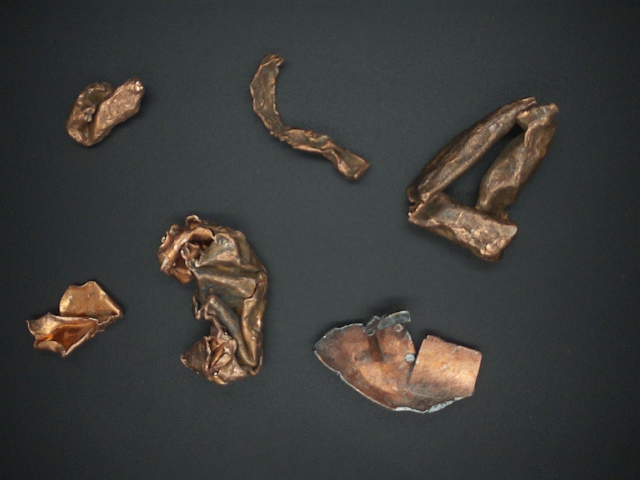
#> input picture data/images/dataset_4/copper/copper_1.png, 640 x 480 px, found by its file name
$ python check_threshold.py
#> lines starting #> are read from the running program, lines starting #| are printed output that depends on the picture; after the words box and inside, x2 and y2 are one past the last pixel; in counts of white or black regions, pixels touching at a corner belong together
### src/detector/utils.py
"""
Detector
utils.py
"""

import numpy as np
import cv2

from src import utils as ut


# Reduce noise
def reduce_noise(image: np.ndarray, ksize: tuple = (31, 31)) -> np.ndarray:
    """
    Reduce noise in the image using Gaussian blur.

    Args:
        image (np.ndarray): The input image.
        ksize (tuple): size.

    Returns:
        np.ndarray: The denoised image.
    """
    # Apply Gaussian blur to reduce noise
    denoised_image = cv2.GaussianBlur(image, ksize, 0)
    return denoised_image


# Delete small labels
def delete_small_labels(thresh_image: np.ndarray, min_area: int = 135, verbose: bool = True) -> np.ndarray:
    """
    Delete small labels

        Args:
            thresh_image (np.ndarray): The input image.
            min_area (int): The minimum area.

        Returns:
            np.ndarray: The filtered image."""
    num_labels, labels, stats, centroids = cv2.connectedComponentsWithStats(thresh_image)
    # Shoe the number of detected objects
    if verbose:
        print(f'Number of detected ogjects: {num_labels - 1}')  # Rest the background
    # Create a new image for large components
    filtered_image = np.zeros_like(thresh_image)

    # Filter small components
    for label in range(1, num_labels):  # Skip the background (label 0)
        area = stats[label, cv2.CC_STAT_AREA]
        if area >= min_area:
            if verbose:
                print(f'Object {label} Area:', area)
            # If the area is greater than the threshold, keep the component
            filtered_image[labels == label] = 255  # Assign the white value to the large components
    return filtered_image


# Segment image to binary
def segment(gray_image: np.ndarray, thresh: int = 150, min_area: int = 135,
            flat_field: np.ndarray = None, verbose: bool = False) -> np.ndarray:
    """
    segment Image

    Mode 1
    """

    if flat_field is not None:
        difference = cv2.absdiff(gray_image, flat_field)
        # Threshold
        # thresh = 20
        _, threshold = cv2.threshold(difference, thresh, 255, cv2.THRESH_BINARY)
    else:
        # binary threshold Manual setting the threshold
        # thresh = 90 # 150 # 85
        _, threshold = cv2.threshold(gray_image, thresh, 255, cv2.THRESH_BINARY)

        # [11 lines of commented-out code are left out]
    threshold = delete_small_labels(threshold, min_area, verbose)

    return threshold

# def segment_image_m1(gray_image: np.ndarray) -> np.ndarray:
#     """
#     segment Image

#     Mode 1
#     """
#     # Apply binary threshold
#     _, thresh = cv2.threshold(gray_image, 0, 255, cv2.THRESH_BINARY_INV + cv2.THRESH_OTSU)
#     # reverse
#     # Invertir la imagen (objetos en blanco, fondo en negro)
#     inverted_thresh = cv2.bitwise_not(thresh)

#     # Method 1
#     # Encontrar los componentes conectados
#     num_labels, labels = cv2.connectedComponents(inverted_thresh)
#     # Mostrar la cantidad de objetos detectados
#     print(f'Número de objetos detectados: {num_labels - 1}')  # Restamos 1 para ignorar el fondo
#     # Opcional: Colorear cada componente en una imagen de salida
#     output = cv2.cvtColor(inverted_thresh, cv2.COLOR_GRAY2BGR)
#     colors = np.random.randint(0, 255, size=(num_labels, 3), dtype=int)
#     for label in range(1, num_labels):  # Saltamos el fondo
#         output[labels == label] = colors[label]

#     # Method 2
#     # Encontrar contornos (ignorando los agujeros)
#     contornos, _ = cv2.findContours(inverted_thresh, cv2.RETR_EXTERNAL, cv2.CHAIN_APPROX_SIMPLE)
#     # Contar los contornos encontrados
#     num_objetos = len(contornos)
#     print(f'Número de objetos detectados: {num_objetos}')
#     # Opcional: Dibujar los contornos sobre la imagen original
#     imagen_con_contornos = cv2.cvtColor(inverted_thresh, cv2.COLOR_GRAY2BGR)
#     # Encontrar el contorno con mayor área
#     contorno_mas_grande = max(contornos, key=cv2.contourArea)
#     cv2.drawContours(imagen_con_contornos, [contorno_mas_grande], -1, (0, 255, 0), 2)
#     # Crear una máscara negra del mismo tamaño que la imagen binaria
#     mascara = np.zeros_like(inverted_thresh)
#     # Dibujar el contorno más grande en blanco en la máscara
#     cv2.drawContours(mascara, [contorno_mas_grande], -1, 255, thickness=cv2.FILLED)
#     # Poner todo lo que está fuera del contorno a negro
#     b = inverted_thresh.copy()
#     b[mascara == 0] = 0

#     return b


# [23 lines left out: function get_mean_color_from_image, not called in this run]


def get_mean_color_from_label(label: int, labels: np.ndarray, image: np.ndarray) -> tuple[int, int, int]:
    """
    Get the mean color of a region in the image specified by the label.

    Args:
        label (int): The label of the region.
        labels (np.ndarray): The labeled image.
        image (np.ndarray): The original image.

    Returns:
        tuple: The mean color of the region as a tuple of three integers (B, G, R).
    """
    # Create a mask for the region with the specified label
    mask = (labels == label).astype(np.uint8)

    # Calculate the mean color of the region in the original image
    mean_color = cv2.mean(image, mask=mask)[:3]  # Ignore the alpha channel if present

    # Convert the mean color to integers
    mean_color = tuple(map(int, mean_color))

    return mean_color


# [21 lines left out: function get_gravity_center, not called in this run]

### src/detector/color_detector.py
"""
color_detector.py
"""

import numpy as np
import cv2

from src.detector.base_detector import BaseDetector, DetectorException
from src.detector.detector_type import DetectorType

from src.detector import utils as dut
from src.piece.piece import Piece
# import src.utils as ut


class ColorDetectorException(DetectorException):
    """
    Exception class for color detector errors.
    """


class ColorDetector(BaseDetector):
    """
    A color detector class implementing the DetectorInterface to detect specific colors in an image.
    """

    def __init__(self, name: str = 'detector-image-color', thresh: int = 150, min_area: int = 300):
        """
        Initializes the color detector.

        Args:
            target_color_lower (tuple): The lower bound of the color in HSV format (e.g., (0, 100, 100)).
            target_color_upper (tuple): The upper bound of the color in HSV format (e.g., (10, 255, 255)).
        """
        self._name = name
        self._status = "idle"
        self._type = DetectorType.COLOR_DETECTOR

        self.detection_result = None

        self._min_area = min_area
        self._thresh = thresh
        self._flat_field = None

    # [50 lines left out: functions flat_field, flat_field, reset, get_status, get_type, initialize, not called in this run]

    def detect(self, image: np.ndarray,
               merge_pieces: bool = True, verbose: bool = False) -> tuple[np.ndarray, list[Piece]]:
        """
        Detects a specific color in the provided image.

        Args:
            image (np.ndarray): an image.

        Returns:
            np.ndarray: The processed image after noise reduction and segmentation.
            list[Pieces]: A list of pieces.
        """

        # Resize image
        # image = cv2.resize(image, (640, 640))

        # Reduce noise
        noise_free_image = dut.reduce_noise(image, (31, 31))

        # Convert to gray
        gray_image = cv2.cvtColor(noise_free_image, cv2.COLOR_BGR2GRAY)
        # ut.show_image(gray_image)

        # # Segment image
        # threshold_image = dut.segment(gray_image, self._min_area, verbose)

        # Segment image 2
        threshold_image = dut.segment(gray_image, thresh=self._thresh,
                                      min_area=self._min_area, flat_field=self._flat_field,
                                      verbose=verbose)
        # [13 lines of commented-out code are left out]
        eroded_image = threshold_image.copy()
        # threshold_image = eroded_image.copy()

        num_labels, labels, stats, centroids = cv2.connectedComponentsWithStats(eroded_image)
        # ut.show_image(threshold_image)
        # cv2.waitKey(1)

        # join close components
        if merge_pieces:    # Recorremos cada par de componentes (ignoramos el fondo: label 0)
            grow_rectangle = 3  # Tolerance for merging components
            for i in range(1, num_labels):
                x1, y1, w1, h1, _ = stats[i]
                rect1 = (x1 - grow_rectangle,
                         y1 - grow_rectangle,
                         x1 + w1 + grow_rectangle*2,
                         y1 + h1 + grow_rectangle*2)  # (x1_min, y1_min, x1_max, y1_max)

                for j in range(i + 1, num_labels):
                    x2, y2, w2, h2, _ = stats[j]
                    rect2 = (x2 - grow_rectangle,
                             y2 - grow_rectangle,
                             x2 + w2 + grow_rectangle*2,
                             y2 + h2 + grow_rectangle*2)  # (x1_min, y1_min, x1_max, y1_max)

                    # Verificar si las bounding boxes se tocan o se solapan
                    intersectan = not (
                        rect1[2] < rect2[0] or rect2[2] < rect1[0] or
                        rect1[3] < rect2[1] or rect2[3] < rect1[1]
                    )

                    if intersectan:
                        # Obtener los centros
                        centro1 = tuple(map(int, centroids[i]))
                        centro2 = tuple(map(int, centroids[j]))

                        # Dibujar línea blanca que los una
                        cv2.line(eroded_image, centro1, centro2, 255, thickness=2)
            num_labels, labels, stats, centroids = cv2.connectedComponentsWithStats(eroded_image)

        # Create Pieces
        pieces: list[Piece] = []

        for label in range(1, num_labels):
            x, y, w, h, area = stats[label]

            # Why? TODO - Check
            # mean_color = dut.get_mean_color_from_image(threshold_image, image)
            # position = dut.get_gravity_center(threshold_image)
            mean_color = None
            position = None

            piece = Piece(id=label, name='piece', bbox=(int(x), int(y), int(w), int(h)),
                          mean_color=mean_color, position=position, area=int(area))

            # # Change to LAB format
            # image_lab = cv2.cvtColor(image, cv2.COLOR_BGR2Lab)
            # image = image_lab
            piece.add_mean_color(dut.get_mean_color_from_label(label, labels, image))
            piece.add_position(tuple(map(int, centroids[label])))

            pieces.append(piece)

        # Draw images
        if 0:
            gray_image_bgr = cv2.cvtColor(gray_image, cv2.COLOR_GRAY2BGR)
            threshold_image_bgr = cv2.cvtColor(threshold_image, cv2.COLOR_GRAY2BGR)
            eroded_image_bgr = cv2.cvtColor(eroded_image, cv2.COLOR_GRAY2BGR)
            for piece in pieces:
                piece.draw(eroded_image_bgr)
            row1 = cv2.hconcat([image, gray_image_bgr])
            row2 = cv2.hconcat([threshold_image_bgr, eroded_image_bgr])
            matrix = cv2.vconcat([row1, row2])
            cv2.imshow('Video Threshold process', matrix)

        return eroded_image, pieces

    # [6 lines left out: function release, not called in this run]

### src/piece/piece.py
"""
piece.py
"""
from __future__ import annotations

import time
import json
import numpy as np

import cv2

from src.classifier import MaterialEn, LabClassifier
from src.utils import bgr_to_lab


class Piece:
    """
    Class BasePiece to store data about a piece.

    Attributes:
        name (str): The name of the piece.
        category (MaterialEn): The category of the piece.
        bbox (tuple): (x, y, w, h)
        mean_colors (list): A list of dictionaries with mean color and time.
        positions (list): A list of dictionaries with position and time.
        areas (list): A list of dictionaries with area and time.
        speed (tuple): The speed of the piece as a tuple of two numbers (vx, vy).

    Methods:
        add_mean_color: Add a new mean color with the current time.
        calculate_mean_color: Calculate the overall mean color using all mean colors.
        add_position: Add a new position with the current time.
        calculate_speed: Calculate the speed of the piece using the positions and times.
        get_bbox_points: Get bounding box points.
        draw: Draw the piece information on the image.
        update: Update with other piece.
    """

    def __init__(self, id: int, name: str = 'unknown', category: MaterialEn = MaterialEn.UNKNOWN,
                 bbox: tuple | None = None,
                 mean_color: tuple | None = None, position: tuple | None = None, area: int | None = None,
                 speed: float | None = None):
        """
        Initialize a BasePiece instance.

        Args:
            id (int): The id of the piece.
            name (str): The name of the piece.
            category (str): The category of the piece.
            bbox (tuple): (x, y, w, h).
            mean_color (tuple): (B, G, R).
            position (tuple): (x, y).
            area (int): The area of the piece in pixels.
            speed (tuple): The speed of the piece as a tuple of two numbers (vx, vy).
        """

        self._id = id
        self._name = name
        self._category = category
        self._bbox = bbox

        self._mean_colors = []
        if mean_color is not None:
            self.add_mean_color(mean_color)

        self._positions = []
        if position is not None:
            self.add_position(position)

        self._areas = []
        if area is not None:
            self.add_area(area)

        self._speed = speed

    # [238 lines left out: functions id, id, name, name, category, category and 13 more, not called in this run]

    # ----- Mean color functions

    def add_mean_color(self, mean_color: tuple[int, int, int]) -> None:
        """
        Add a new mean color with the current time.

        Args:
            mean_color (tuple): The mean color of the piece as a tuple of three integers (B, G, R).
        """
        if not (isinstance(mean_color, tuple) and len(mean_color) == 3 and all(isinstance(i, int) for i in mean_color)):
            raise ValueError("Mean color must be a tuple of three integers")
        self._mean_colors.append({'mean_color': mean_color, 'time': time.time()})

    # [48 lines left out: functions calculate_mean_color, calculate_mean_color_lab, calculate_category, not called in this run]

    # ----- Position functions

    def add_position(self, position: tuple[float, float]) -> None:
        """
        Add a new position with the current time.

        Args:
            position (tuple): The position of the piece as a tuple of two numbers (x, y).

        Raises:
            ValueError: If the position is not a tuple of two numbers (int or float).
        """
        if not (isinstance(position, tuple) and len(position) == 2 and
                all(isinstance(i, (int, float)) for i in position)):
            raise ValueError("Position must be a tuple of two numbers (int or float)")
        self._positions.append({'position': position, 'time': time.time()})

    # [13 lines left out: function get_last_positon, not called in this run]

    # ----- Area functions

    def add_area(self, area: int) -> None:
        """
        Add a new area with the current time.

        Args:
            area (int): The area of the piece in pixels.

        Raises:
            ValueError: If the area is not an integer.
        """
        if not isinstance(area, int):
            raise ValueError("Area must be an integer")
        self._areas.append({'area': area, 'time': time.time()})

    # [138 lines left out: functions calculate_area, calculate_speed, update, draw, pack, not called in this run]

### extra_scripts/check_threshold.py

"""
Check segmentation
"""

import cv2

from src.detector.color_detector import ColorDetector


def main() -> None:
    """
    Main function to check segmentation.
    """
    detector = ColorDetector(thresh=80, min_area=1000)
    # detector.flat_field = cv2.imread('data/images/background/background_1.png')

    image_paths = [
        'data/images/dataset_4/copper/copper_1.png',
        'data/images/dataset_4/brass/brass_1.png',
    ]
    # for i in range(0, 1):
    #     image_path.append(f'data/images/samples/sequence/sequence_sample_1/sample_{i}.png')

    for image_path in image_paths:
        image = cv2.imread(image_path)
#> image is the input picture: shape (480, 640, 3); mean B, G, R 57.7, 60.3, 60.4

        t_i, _ = detector.detect(image, merge_pieces=False)
#> in detect, `gray_image = cv2.cvtColor(noise_free_image, cv2.COLOR_BGR2GRAY)`:
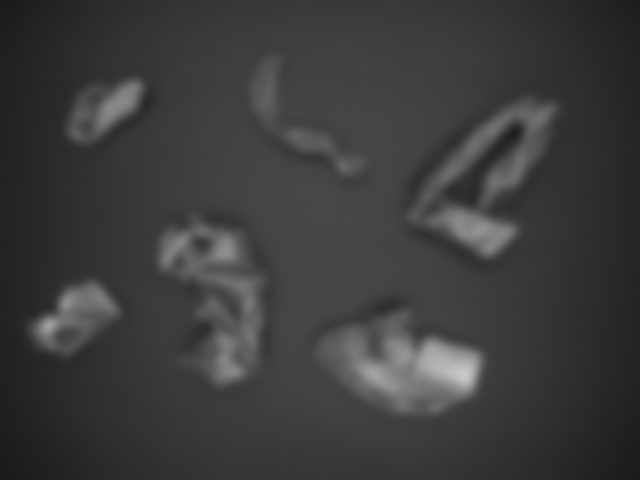
#> gray_image: shape (480, 640); min 27, max 200, mean 60.1
#> in segment, `_, threshold = cv2.threshold(gray_image, thresh, 255, cv2.THRESH_BINARY)`:
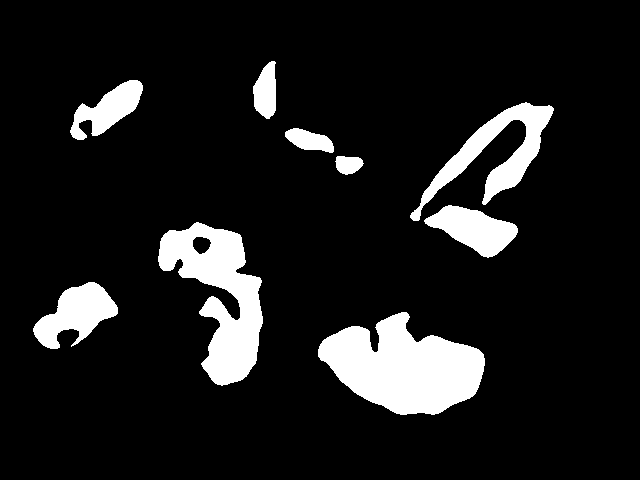
#> threshold: shape (480, 640); 10.9% white; 9 white regions, largest, box (x1, y1, x2, y2) and area: (318, 312, 485, 415) 10751, (158, 222, 263, 386) 8337, (410, 102, 554, 221) 4496
#> in delete_small_labels, `num_labels, labels, stats, centroids = cv2.connectedComponentsWithStat..`:
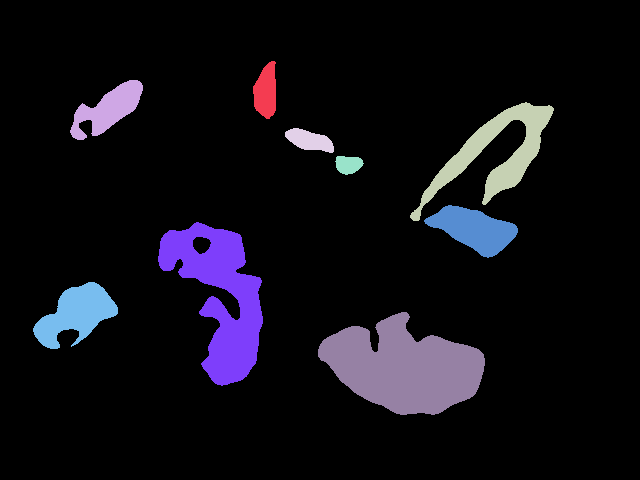
#> labels: shape (480, 640) int32; 10 distinct labels, from 0 to 9; one colour per label, 0 black
#> in delete_small_labels, `num_labels, labels, stats, centroids = cv2.connectedComponentsWithStat..`: num_labels = 10; stats = [[0, 0, 640, 480, 273704], [253, 61, 23, 58, 994], [70, 80, 73, 60, 2054], [410, 102, 144, 119, 4496], [285, 128, 49, 25, 759], [335, 156, 29, 19, 408], [424, 205, 94, 53, 2685], [158, 222, 105, 164, 8337], [33, 282, 85, 67, 3012], [318, 312, 167, 103, 10751]]; centroids = [[319.3, 235.4], [265.6, 91.16], [107.8, 108.9], [494.7, 152.6], [309.1, 140], [348.1, 164.2], [474, 228.8], [219.9, 296.4], [75.67, 313.7], [403.6, 367.1]]
#> the loop in delete_small_labels, `for label in range(1, num_labels):` made 9 passes
#> area on passes 1 to 8: 994, 2054, 4496, 759, 408, 2685, 8337, 3012
#> after the loop in delete_small_labels, `for label in range(1, num_labels):`:
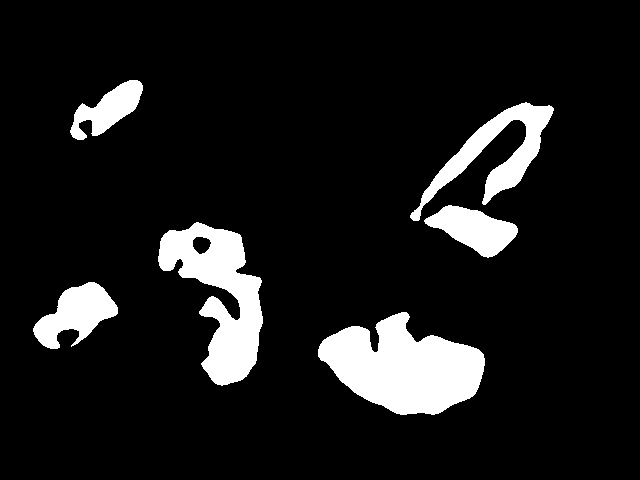
#> filtered_image: shape (480, 640); 10.2% white; 6 white regions, box (x1, y1, x2, y2) and area: (318, 312, 485, 415) 10751, (158, 222, 263, 386) 8337, (410, 102, 554, 221) 4496, (33, 282, 118, 349) 3012, (424, 205, 518, 258) 2685, (70, 80, 143, 140) 2054
#> in detect, `num_labels, labels, stats, centroids = cv2.connectedComponentsWithStat..`:
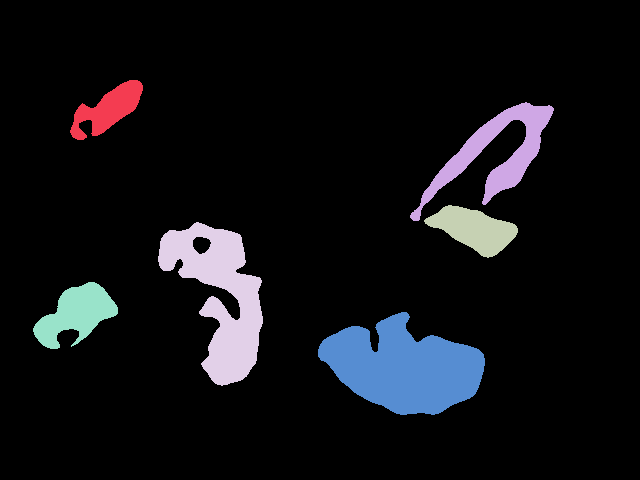
#> labels: shape (480, 640) int32; 7 distinct labels, from 0 to 6; one colour per label, 0 black
#> in detect, `num_labels, labels, stats, centroids = cv2.connectedComponentsWithStat..`: num_labels = 7; stats = [[0, 0, 640, 480, 275865], [70, 80, 73, 60, 2054], [410, 102, 144, 119, 4496], [424, 205, 94, 53, 2685], [158, 222, 105, 164, 8337], [33, 282, 85, 67, 3012], [318, 312, 167, 103, 10751]]; centroids = [[319.1, 234.5], [107.8, 108.9], [494.7, 152.6], [474, 228.8], [219.9, 296.4], [75.67, 313.7], [403.6, 367.1]]
#> the loop in detect, `for label in range(1, num_labels):` made 6 passes
#> (x, y, w, h, area) on passes 1 to 6: (70, 80, 73, 60, 2054), (410, 102, 144, 119, 4496), (424, 205, 94, 53, 2685), (158, 222, 105, 164, 8337), (33, 282, 85, 67, 3012), (318, 312, 167, 103, 10751)
#> pass 1, in get_mean_color_from_label, `mask = (labels == label).astype(np.uint8)`:
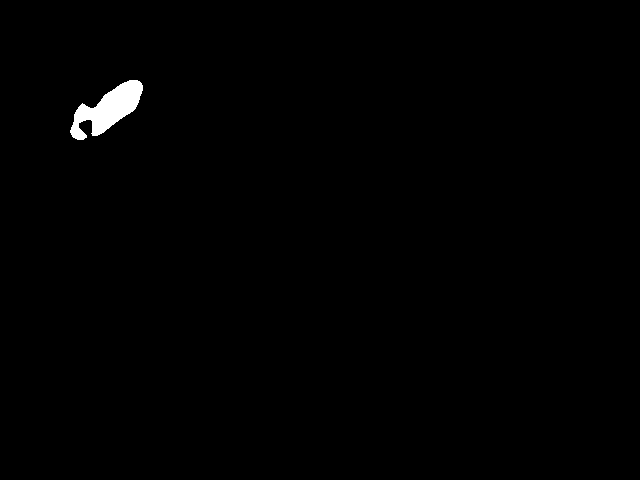
#> mask: shape (480, 640); values 0 (black) and 1 (white), 0.67% white; 1 white region, box (x1, y1, x2, y2) and area: (70, 80, 143, 140) 2054
#> after the loop in detect, `for label in range(1, num_labels):`: pieces = 6 items
        t_i = cv2.cvtColor(t_i, cv2.COLOR_GRAY2BGR)
        cv2.imshow('Video', cv2.vconcat([image, t_i]))
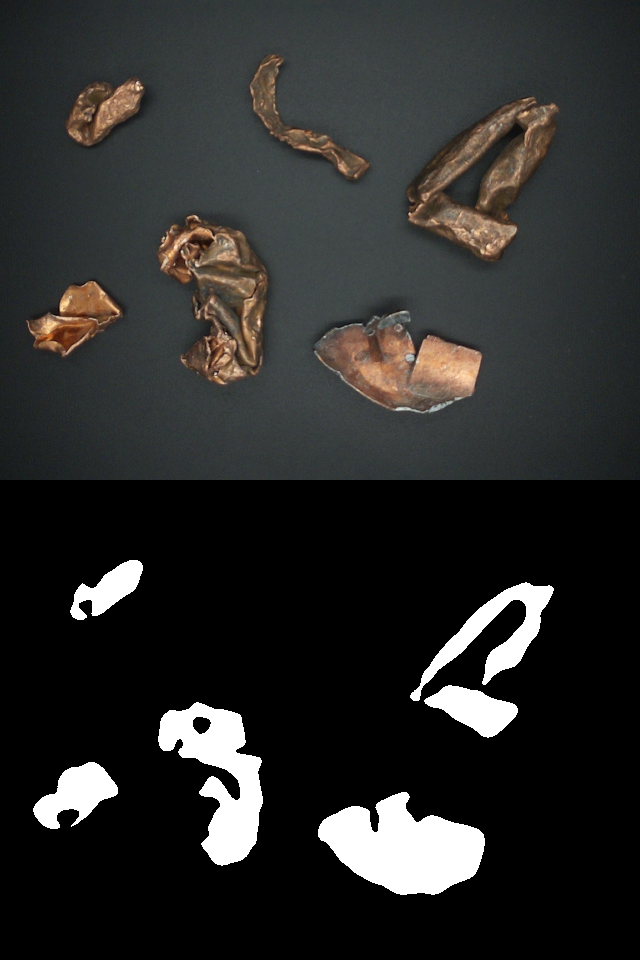
#> window 'Video': shape (960, 640, 3); mean B, G, R 41.8, 43.1, 43.2
        cv2.waitKey(0)
    cv2.destroyAllWindows()


if __name__ == '__main__':
    main()
